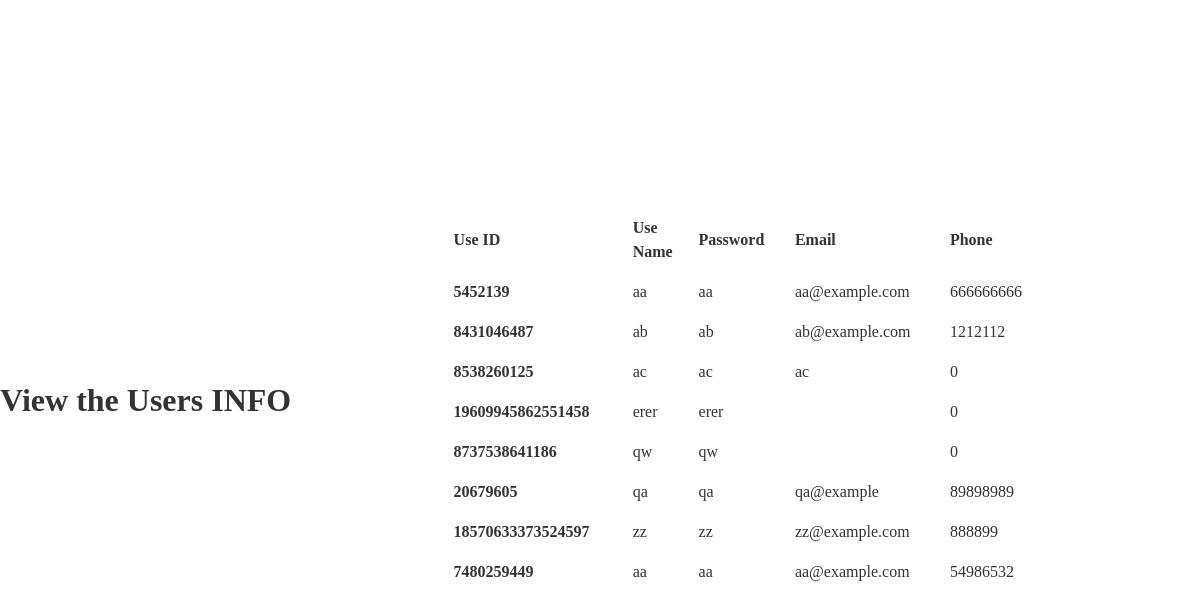
Screenshot of /final_version/dogowner/view.php with the database file from the repository.
### tables this page shows
CREATE TABLE `clients` (
  `id` bigint(20) NOT NULL,
  `user_id` bigint(20) NOT NULL,
  `user_name` varchar(50) NOT NULL,
  `password` varchar(50) NOT NULL,
  `email` varchar(50) NOT NULL,
  `phone` int(20) NOT NULL,
  `date` timestamp NOT NULL DEFAULT current_timestamp() ON UPDATE current_timestamp()
);

### final_version/dogowner/view.php (the view, shortened to what this page needs)
<!DOCTYPE html>
<html>
<head>
	<h1>View the Users INFO</h1>
	  <link rel="stylesheet" href="style.css">
		<link rel="stylesheet" type="text/css" href="https://cdnjs.cloudflare.com/ajax/libs/font-awesome/5.15.2/css/all.min.css">
</head>
<body>
	<table>
	    <tr>
		    <th>Use ID</th>
			<th>Use Name</th>
			<th>Password</th>
			<th>Email</th>
			<th>Phone</th>
		</tr>
		<?php
		$con = mysqli_connect("localhost","root","","seproject");
        $sql= "SELECT * from clients";
		$result = $con->query($sql);
		if($result-> num_rows >0)
		{
			while ($row =$result-> fetch_assoc()){
				echo "<tr><th>" . $row['user_id']."</td><td>" . $row['user_name']."</td><td>".
				$row['password']."</td><td>". $row['email']."</td><td>". $row['phone']."</td><tr>";
			}
		}else{
			echo "error!";
		}
		?>
	</table>
</body>
</html>

### final_version/dogowner/style.css (style rules this page uses)
* { margin: 0; padding: 0; box-sizing:border-box; list-style:none; text-decoration:none; }
h1 { display: block; font-size: 2em; margin-top: 0.67em; margin-bottom: 0.67em; margin-left: 0; margin-right: 0; font-weight: bold; }
body { font:sans-serif; background:url(../img/bg1.jpg); color:#333; display:flex; align-items:center; justify-content:center; height:100vh; line-height:1.5; width:100%; background-position:center; }

### final_version/dogowner/view.php (style rules this page uses)
th, td { border-collapse:collapse; margin-left: auto; margin-right: auto; width: 10px; border-spacing: 25px 50px; padding: 0.5rem; text-align: left; }
table { border-collapse: collapse; border-spacing: 25px 50px; margin-left: auto; margin-right: auto; width: 600px; }

### rows the page displays
clients: user "5452139", user_name "aa", password "aa", email "aa@example.com", phone "666666666"
clients: user "8431046487", user_name "ab", password "ab", email "ab@example.com", phone "1212112"
clients: user "8538260125", user_name "ac", password "ac", email "ac", phone "0"
clients: user "19609945862551458", user_name "erer", password "erer", phone "0"
clients: user "8737538641186", user_name "qw", password "qw", phone "0"
clients: user "20679605", user_name "qa", password "qa", email "qa@example", phone "89898989"
clients: user "18570633373524597", user_name "zz", password "zz", email "zz@example.com", phone "888899"
clients: user "7480259449", user_name "aa", password "aa", email "aa@example.com", phone "54986532"
